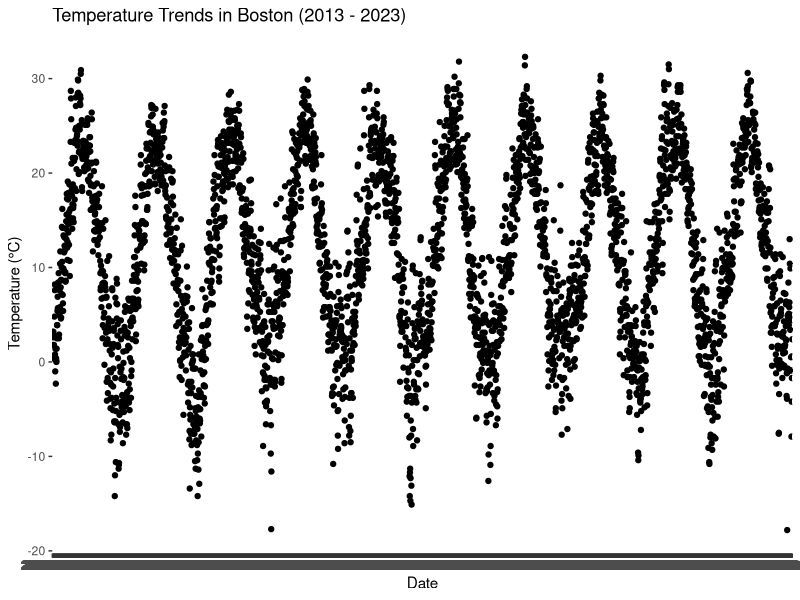
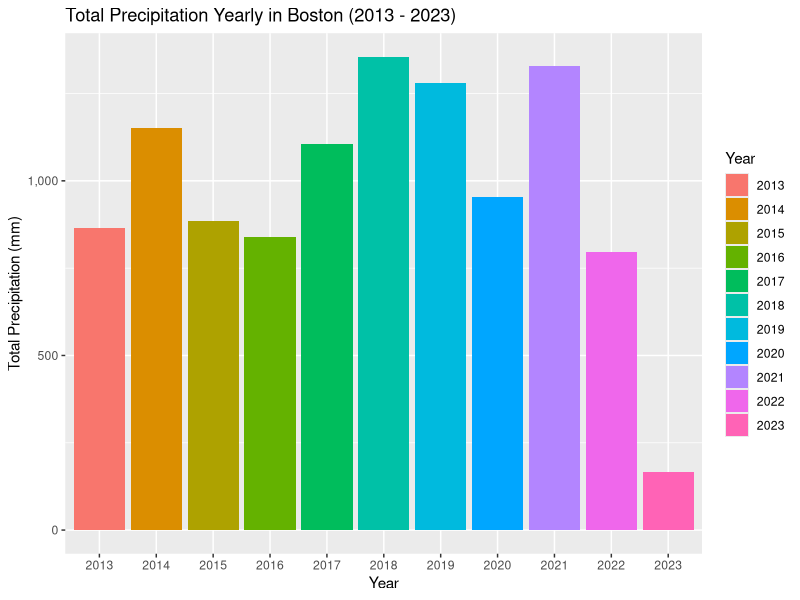

R code for these plots, in order:
#Noah Greski and Andrew Jop
#Fall 2023
#Boston Weather Data 2013 - 2023

install.packages("ggplot2")
library(ggplot2)

#read in csv file
data <- read.csv("Boston Example/boston_weather_data.csv")
data

#creates scatter plot
ggplot(data, aes(x = time, y = tavg)) +
  geom_point() +
  labs(title = "Temperature Trends in Boston (2013 - 2023)",
       x = "Date",
       y = "Temperature (°C)")

#HIGHLIGHT UP UNTIL THIS LINE FOR SCATTER PLOT
#------------------------------------------------------

#converts date into date object
data$time <- as.Date(data$time, format = "%Y-%m-%d")

#converts to just year
data$year <- format(data$time, "%Y")

#creates bar chart of Total Precipitation
ggplot(data, aes(x = year, y = prcp, fill = year)) +
  geom_bar(stat = "summary", fun = "sum", position = "dodge") +
  labs(title = "Total Precipitation Yearly in Boston (2013 - 2023)",
       x = "Year",
       y = "Total Precipitation (mm)",
       fill = "Year") +
  scale_y_continuous(labels = scales::comma_format()) #better readability with commas

#HIGHLIGHT ALL FOR THE BAR CHART